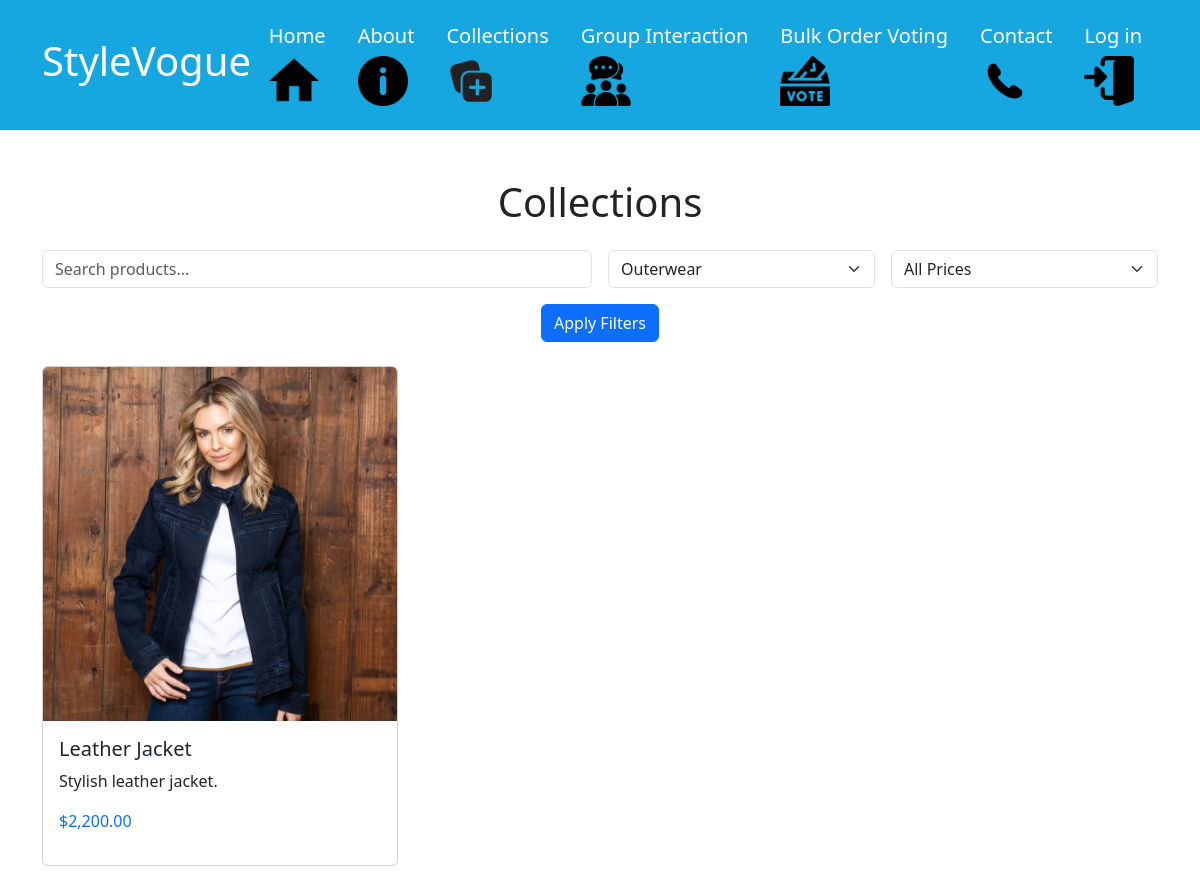
/collections.php?category=Outerwear, run on the app's committed database.
### tables this page shows
CREATE TABLE `products` (
  `product_id` int(11) NOT NULL AUTO_INCREMENT,
  `product_name` varchar(255) NOT NULL,
  `description` text DEFAULT NULL,
  `price` decimal(10,2) NOT NULL,
  `category` varchar(100) DEFAULT NULL,
  `image_url` varchar(255) NOT NULL,
  PRIMARY KEY (`product_id`)
);

### collections.php (the view, shortened to what this page needs)
<?php
require_once 'dbconf.php';
$whereClause = "1";
if (isset($_GET['category']) && $_GET['category'] !== '') {
    $category = $connection->real_escape_string($_GET['category']);
    $whereClause .= " AND category = '$category'";
}
$sql = "SELECT * FROM products WHERE $whereClause";
$result = $connection->query($sql);
?>
<!DOCTYPE html>
<html lang="en">
<head>
    <link href="https://cdn.jsdelivr.net/npm/bootstrap@5.3.0-alpha3/dist/css/bootstrap.min.css" rel="stylesheet">
</head>
<body>
    <?php include 'header.php'; ?>
    <div class="container py-5">
        <h1 class="text-center mb-4">Collections</h1>
        <form class="row g-3 mb-4" method="GET" action="">
            <div class="col-md-6">
                <input type="text" class="form-control" name="search" placeholder="Search products..." value="<?= isset($_GET['search']) ? htmlspecialchars($_GET['search']) : '' ?>">
            </div>
            <div class="col-md-3">
                <select class="form-select" name="category">
                    <option value="Outerwear" <?= isset($_GET['category']) && $_GET['category'] == 'Outerwear' ? 'selected' : '' ?>>Outerwear</option>
                </select>
            </div>
            <div class="col-md-3">
                <select class="form-select" name="price">
                    <option value="">All Prices</option>
                </select>
            </div>
            <div class="col-md-12 text-center">
                <button type="submit" class="btn btn-primary">Apply Filters</button>
            </div>
        </form>
        <div class="row">
            <?php if ($result->num_rows > 0): ?>
                <?php while ($row = $result->fetch_assoc()): ?>
                    <div class="col-md-4 mb-4">
                        <div class="card h-100">
                            <img src="<?= htmlspecialchars($row['image_url']) ?>" class="card-img-top" alt="<?= htmlspecialchars($row['product_name']) ?>">
                            <div class="card-body">
                                <h5 class="card-title"><?= htmlspecialchars($row['product_name']) ?></h5>
                                <p class="card-text"><?= htmlspecialchars($row['description']) ?></p>
                                <p class="text-primary">$<?= number_format($row['price'], 2) ?></p>
                            </div>
                        </div>
                    </div>
                <?php endwhile; ?>
            <?php else: ?>
                <p class="text-center">No products found.</p>
            <?php endif; ?>
        </div>
    </div>
</body>
</html>

### data on the page
products: image_url (picture), product_name "Leather Jacket", description "Stylish leather jacket.", price "2,200.00"
